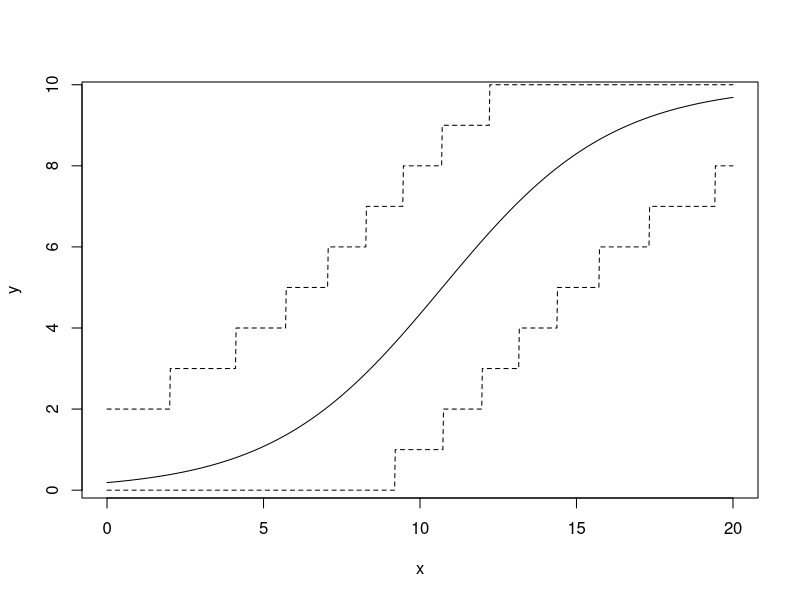

R code for this plot:
# Read the data (Session --> Set Working Directory --> To source file location)
DF <- read.csv("example_data_ratios.csv")

# Fit the model
n   <- 10
GLM <- glm(cbind(correct, n - correct) ~ time, family = binomial(link = "logit"), data = DF)

# Enter the estimates
intercept   <- coef(GLM)[1]
slope       <- coef(GLM)[2]
inverselink <- function(eta){
  1 / (exp(-eta) + 1)
}

# Create a large sequence of numbers along the x-axis
x <- seq(0, 20, length.out = 1000)

# The following gives us two things:
#  - Predictions of lambda for every value of x
#  - A standard error at that value of x
pred <- predict(GLM, newdata = list(time = x), type = "link", se.fit = TRUE)

# Combined, those two can create a 95% CI on the scale of linear predictor.
# On this scale (not on the original scale!), we can use a normal-approximation.
eta     <- pred$fit
eta_lwr <- pred$fit + qnorm(0.025) * pred$se.fit
eta_upr <- pred$fit + qnorm(0.975) * pred$se.fit

# Compute the resulting values on the y-axis
# For the prediction interval, we want the lowest 2.5% of a Poisson distribution
# with lambda equal to the lower bound of the confidence interval, and the 
# highest 2.5% o a Poisson distribution with lambda equal to the upper bound.
y     <- inverselink(eta) * n
y_lwr <- qbinom(0.025, size = n, prob = inverselink(eta_lwr))
y_upr <- qbinom(0.975, size = n, prob = inverselink(eta_upr))

# Plot the resulting model
plot(x, y, type = "l")

# Add the prediction band
lines(x, y_lwr, lty = "dashed")
lines(x, y_upr, lty = "dashed")
